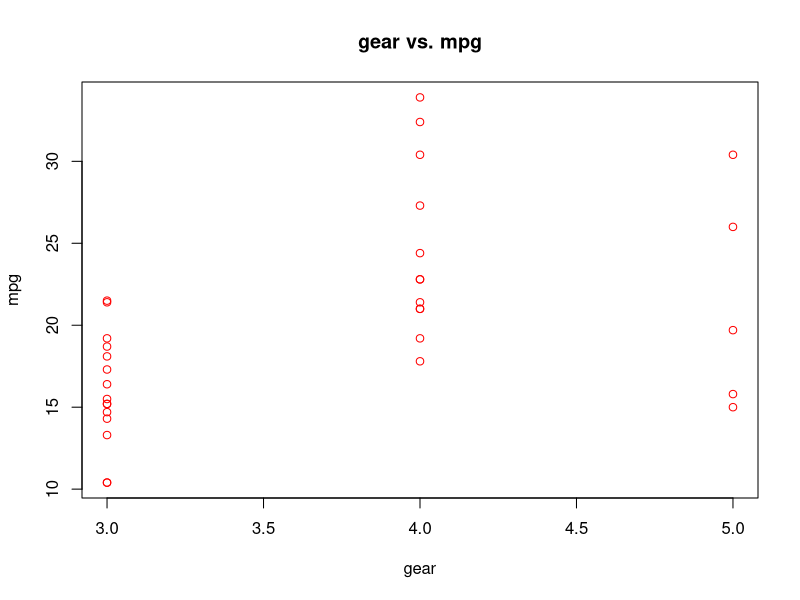

This chart was generated by the following R code:
data()
 #print(mtcars)
 #head(mtcars)
 #tail(mtcars)

#bring the data into a data frame
t<-mtcars
dset<-data.frame(t)
print(dset)

#plot of scatter
library(dplyr)
library(ggplot2)
 #a<-select(dset,gear)
 #b<-select(dset,mpg)
vec1<-pull(dset, gear)
vec1
vec2<-pull(dset, mpg)
vec2
plot(vec1,vec2, main="gear vs. mpg", xlab="gear", ylab="mpg", col="red")